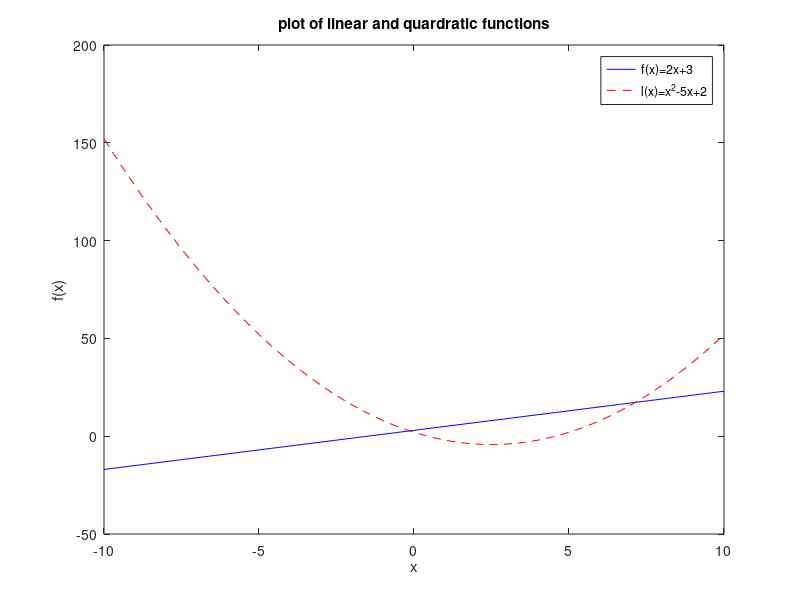

MATLAB code for this plot:

x= -10:0.2:10;
f=2*x+3;
l=x.^2-5*x+2;
plot(x, f , 'b-', x, l, 'r--');
xlabel('x');
ylabel('f(x)');
title("plot of linear and quardratic functions");
legend('f(x)=2x+3','l(x)=x^2-5x+2');
